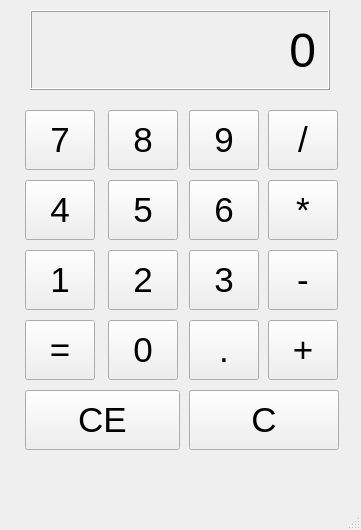
<?xml version="1.0" encoding="UTF-8"?>
<ui version="4.0">
 <class>MainWindow</class>
 <widget class="QMainWindow" name="MainWindow">
  <property name="geometry">
   <rect>
    <x>0</x>
    <y>0</y>
    <width>361</width>
    <height>530</height>
   </rect>
  </property>
  <property name="windowTitle">
   <string>Calculator</string>
  </property>
  <widget class="QWidget" name="centralwidget">
   <widget class="QLabel" name="outputlabel">
    <property name="geometry">
     <rect>
      <x>30</x>
      <y>10</y>
      <width>300</width>
      <height>80</height>
     </rect>
    </property>
    <property name="font">
     <font>
      <pointsize>36</pointsize>
     </font>
    </property>
    <property name="frameShape">
     <enum>QFrame::Box</enum>
    </property>
    <property name="frameShadow">
     <enum>QFrame::Raised</enum>
    </property>
    <property name="text">
     <string>0</string>
    </property>
    <property name="alignment">
     <set>Qt::AlignRight|Qt::AlignTrailing|Qt::AlignVCenter</set>
    </property>
    <property name="margin">
     <number>10</number>
    </property>
   </widget>
   <widget class="QPushButton" name="num7">
    <property name="geometry">
     <rect>
      <x>25</x>
      <y>110</y>
      <width>70</width>
      <height>60</height>
     </rect>
    </property>
    <property name="font">
     <font>
      <pointsize>26</pointsize>
     </font>
    </property>
    <property name="text">
     <string>7</string>
    </property>
   </widget>
   <widget class="QPushButton" name="divide">
    <property name="geometry">
     <rect>
      <x>268</x>
      <y>110</y>
      <width>70</width>
      <height>60</height>
     </rect>
    </property>
    <property name="font">
     <font>
      <pointsize>26</pointsize>
     </font>
    </property>
    <property name="text">
     <string>/</string>
    </property>
   </widget>
   <widget class="QPushButton" name="num9">
    <property name="geometry">
     <rect>
      <x>189</x>
      <y>110</y>
      <width>70</width>
      <height>60</height>
     </rect>
    </property>
    <property name="font">
     <font>
      <pointsize>26</pointsize>
     </font>
    </property>
    <property name="text">
     <string>9</string>
    </property>
   </widget>
   <widget class="QPushButton" name="num8">
    <property name="geometry">
     <rect>
      <x>108</x>
      <y>110</y>
      <width>70</width>
      <height>60</height>
     </rect>
    </property>
    <property name="font">
     <font>
      <pointsize>26</pointsize>
     </font>
    </property>
    <property name="text">
     <string>8</string>
    </property>
   </widget>
   <widget class="QPushButton" name="num4">
    <property name="geometry">
     <rect>
      <x>25</x>
      <y>180</y>
      <width>70</width>
      <height>60</height>
     </rect>
    </property>
    <property name="font">
     <font>
      <pointsize>26</pointsize>
     </font>
    </property>
    <property name="text">
     <string>4</string>
    </property>
   </widget>
   <widget class="QPushButton" name="multiply">
    <property name="geometry">
     <rect>
      <x>268</x>
      <y>180</y>
      <width>70</width>
      <height>60</height>
     </rect>
    </property>
    <property name="font">
     <font>
      <pointsize>26</pointsize>
     </font>
    </property>
    <property name="text">
     <string>*</string>
    </property>
   </widget>
   <widget class="QPushButton" name="num6">
    <property name="geometry">
     <rect>
      <x>189</x>
      <y>180</y>
      <width>70</width>
      <height>60</height>
     </rect>
    </property>
    <property name="font">
     <font>
      <pointsize>26</pointsize>
     </font>
    </property>
    <property name="text">
     <string>6</string>
    </property>
   </widget>
   <widget class="QPushButton" name="num5">
    <property name="geometry">
     <rect>
      <x>108</x>
      <y>180</y>
      <width>70</width>
      <height>60</height>
     </rect>
    </property>
    <property name="font">
     <font>
      <pointsize>26</pointsize>
     </font>
    </property>
    <property name="text">
     <string>5</string>
    </property>
   </widget>
   <widget class="QPushButton" name="num1">
    <property name="geometry">
     <rect>
      <x>25</x>
      <y>250</y>
      <width>70</width>
      <height>60</height>
     </rect>
    </property>
    <property name="font">
     <font>
      <pointsize>26</pointsize>
     </font>
    </property>
    <property name="text">
     <string>1</string>
    </property>
   </widget>
   <widget class="QPushButton" name="minus">
    <property name="geometry">
     <rect>
      <x>268</x>
      <y>250</y>
      <width>70</width>
      <height>60</height>
     </rect>
    </property>
    <property name="font">
     <font>
      <pointsize>26</pointsize>
     </font>
    </property>
    <property name="text">
     <string>-</string>
    </property>
   </widget>
   <widget class="QPushButton" name="num3">
    <property name="geometry">
     <rect>
      <x>189</x>
      <y>250</y>
      <width>70</width>
      <height>60</height>
     </rect>
    </property>
    <property name="font">
     <font>
      <pointsize>26</pointsize>
     </font>
    </property>
    <property name="text">
     <string>3</string>
    </property>
   </widget>
   <widget class="QPushButton" name="num2">
    <property name="geometry">
     <rect>
      <x>108</x>
      <y>250</y>
      <width>70</width>
      <height>60</height>
     </rect>
    </property>
    <property name="font">
     <font>
      <pointsize>26</pointsize>
     </font>
    </property>
    <property name="text">
     <string>2</string>
    </property>
   </widget>
   <widget class="QPushButton" name="equal">
    <property name="geometry">
     <rect>
      <x>25</x>
      <y>320</y>
      <width>70</width>
      <height>60</height>
     </rect>
    </property>
    <property name="font">
     <font>
      <pointsize>26</pointsize>
     </font>
    </property>
    <property name="text">
     <string>=</string>
    </property>
   </widget>
   <widget class="QPushButton" name="plus">
    <property name="geometry">
     <rect>
      <x>268</x>
      <y>320</y>
      <width>70</width>
      <height>60</height>
     </rect>
    </property>
    <property name="font">
     <font>
      <pointsize>26</pointsize>
     </font>
    </property>
    <property name="text">
     <string>+</string>
    </property>
   </widget>
   <widget class="QPushButton" name="dot">
    <property name="geometry">
     <rect>
      <x>189</x>
      <y>320</y>
      <width>70</width>
      <height>60</height>
     </rect>
    </property>
    <property name="font">
     <font>
      <pointsize>26</pointsize>
     </font>
    </property>
    <property name="text">
     <string>.</string>
    </property>
   </widget>
   <widget class="QPushButton" name="num0">
    <property name="geometry">
     <rect>
      <x>108</x>
      <y>320</y>
      <width>70</width>
      <height>60</height>
     </rect>
    </property>
    <property name="font">
     <font>
      <pointsize>26</pointsize>
     </font>
    </property>
    <property name="text">
     <string>0</string>
    </property>
   </widget>
   <widget class="QPushButton" name="ce">
    <property name="geometry">
     <rect>
      <x>25</x>
      <y>390</y>
      <width>155</width>
      <height>60</height>
     </rect>
    </property>
    <property name="font">
     <font>
      <pointsize>26</pointsize>
     </font>
    </property>
    <property name="text">
     <string>CE</string>
    </property>
   </widget>
   <widget class="QPushButton" name="c">
    <property name="geometry">
     <rect>
      <x>189</x>
      <y>390</y>
      <width>150</width>
      <height>60</height>
     </rect>
    </property>
    <property name="font">
     <font>
      <pointsize>26</pointsize>
     </font>
    </property>
    <property name="text">
     <string>C</string>
    </property>
   </widget>
  </widget>
  <widget class="QMenuBar" name="menubar">
   <property name="geometry">
    <rect>
     <x>0</x>
     <y>0</y>
     <width>361</width>
     <height>24</height>
    </rect>
   </property>
  </widget>
  <widget class="QStatusBar" name="statusbar"/>
 </widget>
 <resources/>
 <connections/>
</ui>
